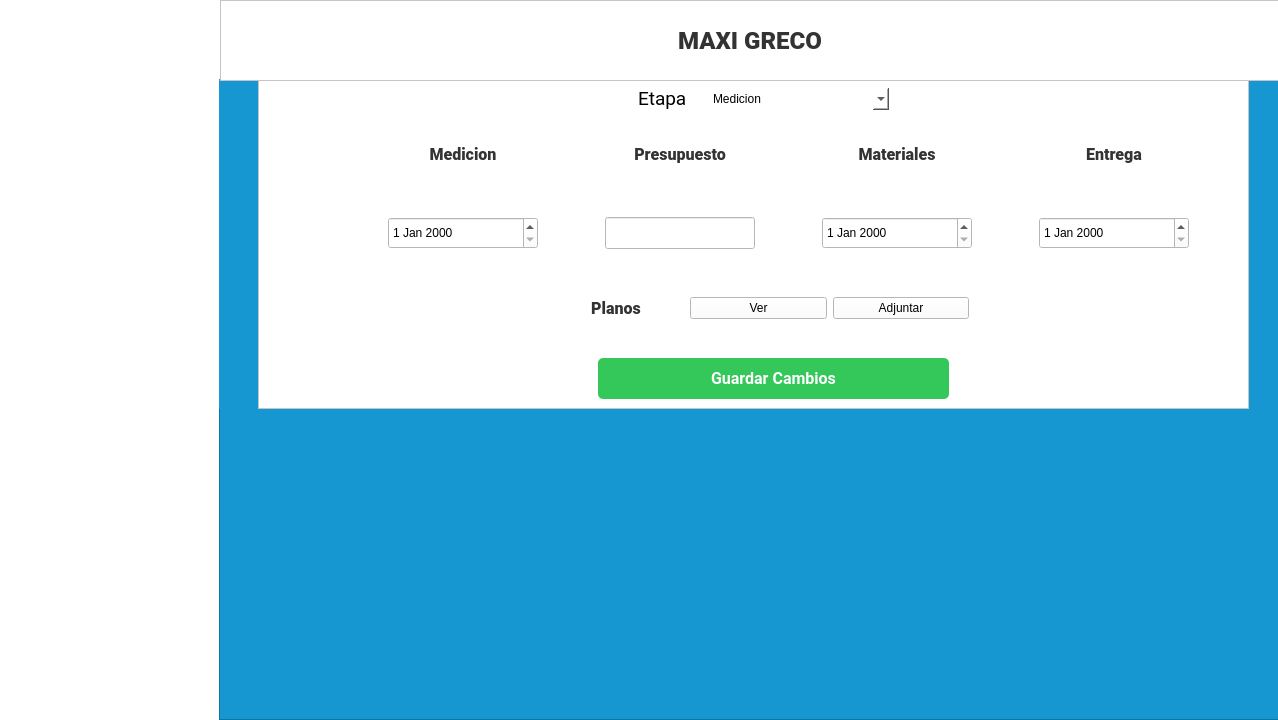
<?xml version="1.0" encoding="UTF-8"?>
<ui version="4.0">
 <class>MainWindow</class>
 <widget class="QMainWindow" name="MainWindow">
  <property name="geometry">
   <rect>
    <x>0</x>
    <y>0</y>
    <width>1278</width>
    <height>720</height>
   </rect>
  </property>
  <property name="windowTitle">
   <string>MainWindow</string>
  </property>
  <widget class="QWidget" name="centralwidget">
   <widget class="QWidget" name="sidePanel" native="true">
    <property name="geometry">
     <rect>
      <x>-1</x>
      <y>-1</y>
      <width>221</width>
      <height>721</height>
     </rect>
    </property>
    <property name="autoFillBackground">
     <bool>false</bool>
    </property>
    <property name="styleSheet">
     <string notr="true">background-color: #ffffff;
</string>
    </property>
   </widget>
   <widget class="QFrame" name="pantallaHome">
    <property name="geometry">
     <rect>
      <x>219</x>
      <y>79</y>
      <width>1061</width>
      <height>641</height>
     </rect>
    </property>
    <property name="sizePolicy">
     <sizepolicy hsizetype="Expanding" vsizetype="Expanding">
      <horstretch>0</horstretch>
      <verstretch>0</verstretch>
     </sizepolicy>
    </property>
    <property name="font">
     <font>
      <family>Roboto</family>
     </font>
    </property>
    <property name="styleSheet">
     <string notr="true">background-color: #1697D1;
</string>
    </property>
    <property name="frameShape">
     <enum>QFrame::StyledPanel</enum>
    </property>
    <property name="frameShadow">
     <enum>QFrame::Raised</enum>
    </property>
    <widget class="QWidget" name="horizontalLayoutWidget">
     <property name="geometry">
      <rect>
       <x>-1</x>
       <y>-1</y>
       <width>1071</width>
       <height>331</height>
      </rect>
     </property>
     <layout class="QHBoxLayout" name="horizontalLayout_2">
      <property name="spacing">
       <number>0</number>
      </property>
      <property name="leftMargin">
       <number>40</number>
      </property>
      <property name="rightMargin">
       <number>40</number>
      </property>
      <item>
       <widget class="QFrame" name="Medicion">
        <property name="sizePolicy">
         <sizepolicy hsizetype="Preferred" vsizetype="Expanding">
          <horstretch>0</horstretch>
          <verstretch>0</verstretch>
         </sizepolicy>
        </property>
        <property name="font">
         <font>
          <family>Roboto</family>
         </font>
        </property>
        <property name="styleSheet">
         <string notr="true">background-color: #ffffff;
</string>
        </property>
        <property name="frameShape">
         <enum>QFrame::StyledPanel</enum>
        </property>
        <property name="frameShadow">
         <enum>QFrame::Raised</enum>
        </property>
        <widget class="QComboBox" name="comboBox">
         <property name="geometry">
          <rect>
           <x>450</x>
           <y>10</y>
           <width>181</width>
           <height>22</height>
          </rect>
         </property>
         <property name="styleSheet">
          <string notr="true">border: none;</string>
         </property>
         <property name="editable">
          <bool>false</bool>
         </property>
         <property name="currentText">
          <string>Medicion</string>
         </property>
         <property name="maxCount">
          <number>2147483640</number>
         </property>
         <property name="modelColumn">
          <number>0</number>
         </property>
         <item>
          <property name="text">
           <string>Medicion</string>
          </property>
         </item>
         <item>
          <property name="text">
           <string>Presupuesto</string>
          </property>
         </item>
         <item>
          <property name="text">
           <string>Materiales</string>
          </property>
         </item>
         <item>
          <property name="text">
           <string>Entrega</string>
          </property>
         </item>
         <item>
          <property name="text">
           <string>Terminado</string>
          </property>
         </item>
        </widget>
        <widget class="QLabel" name="label">
         <property name="geometry">
          <rect>
           <x>380</x>
           <y>10</y>
           <width>61</width>
           <height>21</height>
          </rect>
         </property>
         <property name="font">
          <font>
           <family>Roboto</family>
           <pointsize>14</pointsize>
           <weight>50</weight>
           <bold>false</bold>
          </font>
         </property>
         <property name="text">
          <string>Etapa</string>
         </property>
        </widget>
        <widget class="QWidget" name="verticalLayoutWidget">
         <property name="geometry">
          <rect>
           <x>130</x>
           <y>40</y>
           <width>801</width>
           <height>151</height>
          </rect>
         </property>
         <layout class="QVBoxLayout" name="verticalLayout">
          <item>
           <layout class="QHBoxLayout" name="horizontalLayout_6">
            <property name="spacing">
             <number>67</number>
            </property>
            <item>
             <widget class="QLabel" name="label_4">
              <property name="font">
               <font>
                <family>Roboto</family>
                <pointsize>-1</pointsize>
                <weight>99</weight>
                <bold>true</bold>
               </font>
              </property>
              <property name="styleSheet">
               <string notr="true">QLabel {
    font-family: &quot;Roboto&quot;;
    font-weight: 900; /* Semibold */
    font-size: 16px;
    color: #333333; /* Color de texto */
}
</string>
              </property>
              <property name="text">
               <string>Medicion</string>
              </property>
              <property name="alignment">
               <set>Qt::AlignCenter</set>
              </property>
             </widget>
            </item>
            <item>
             <widget class="QLabel" name="label_6">
              <property name="font">
               <font>
                <family>Roboto</family>
                <pointsize>-1</pointsize>
                <weight>99</weight>
                <bold>true</bold>
               </font>
              </property>
              <property name="styleSheet">
               <string notr="true">QLabel {
    font-family: &quot;Roboto&quot;;
    font-weight: 900; /* Semibold */
    font-size: 16px;
    color: #333333; /* Color de texto */
}
</string>
              </property>
              <property name="text">
               <string>Presupuesto</string>
              </property>
              <property name="alignment">
               <set>Qt::AlignCenter</set>
              </property>
             </widget>
            </item>
            <item>
             <widget class="QLabel" name="label_7">
              <property name="font">
               <font>
                <family>Roboto</family>
                <pointsize>-1</pointsize>
                <weight>99</weight>
                <bold>true</bold>
               </font>
              </property>
              <property name="styleSheet">
               <string notr="true">QLabel {
    font-family: &quot;Roboto&quot;;
    font-weight: 900; /* Semibold */
    font-size: 16px;
    color: #333333; /* Color de texto */
}
</string>
              </property>
              <property name="text">
               <string>Materiales</string>
              </property>
              <property name="alignment">
               <set>Qt::AlignCenter</set>
              </property>
             </widget>
            </item>
            <item>
             <widget class="QLabel" name="label_5">
              <property name="font">
               <font>
                <family>Roboto</family>
                <pointsize>-1</pointsize>
                <weight>99</weight>
                <bold>true</bold>
               </font>
              </property>
              <property name="styleSheet">
               <string notr="true">QLabel {
    font-family: &quot;Roboto&quot;;
    font-weight: 900; /* Semibold */
    font-size: 16px;
    color: #333333; /* Color de texto */
}
</string>
              </property>
              <property name="text">
               <string>Entrega</string>
              </property>
              <property name="alignment">
               <set>Qt::AlignCenter</set>
              </property>
             </widget>
            </item>
           </layout>
          </item>
          <item>
           <layout class="QHBoxLayout" name="horizontalLayout_3">
            <property name="spacing">
             <number>67</number>
            </property>
            <property name="leftMargin">
             <number>0</number>
            </property>
            <property name="topMargin">
             <number>20</number>
            </property>
            <property name="bottomMargin">
             <number>20</number>
            </property>
            <item>
             <widget class="QDateEdit" name="dateEdit">
              <property name="sizePolicy">
               <sizepolicy hsizetype="Expanding" vsizetype="Preferred">
                <horstretch>0</horstretch>
                <verstretch>0</verstretch>
               </sizepolicy>
              </property>
             </widget>
            </item>
            <item>
             <widget class="QLineEdit" name="lineEdit_11">
              <property name="sizePolicy">
               <sizepolicy hsizetype="Expanding" vsizetype="Preferred">
                <horstretch>0</horstretch>
                <verstretch>0</verstretch>
               </sizepolicy>
              </property>
              <property name="alignment">
               <set>Qt::AlignCenter</set>
              </property>
             </widget>
            </item>
            <item>
             <widget class="QDateEdit" name="dateEdit_3">
              <property name="sizePolicy">
               <sizepolicy hsizetype="Expanding" vsizetype="Preferred">
                <horstretch>0</horstretch>
                <verstretch>0</verstretch>
               </sizepolicy>
              </property>
             </widget>
            </item>
            <item>
             <widget class="QDateEdit" name="dateEdit_2">
              <property name="sizePolicy">
               <sizepolicy hsizetype="Expanding" vsizetype="Preferred">
                <horstretch>0</horstretch>
                <verstretch>0</verstretch>
               </sizepolicy>
              </property>
             </widget>
            </item>
           </layout>
          </item>
         </layout>
        </widget>
        <widget class="QLabel" name="label_3">
         <property name="geometry">
          <rect>
           <x>930</x>
           <y>50</y>
           <width>51</width>
           <height>51</height>
          </rect>
         </property>
         <property name="styleSheet">
          <string notr="true"/>
         </property>
         <property name="text">
          <string/>
         </property>
         <property name="pixmap">
          <pixmap>../../../../../../Downloads/proceso.png</pixmap>
         </property>
         <property name="scaledContents">
          <bool>true</bool>
         </property>
        </widget>
        <widget class="QWidget" name="horizontalLayoutWidget_6">
         <property name="geometry">
          <rect>
           <x>290</x>
           <y>190</y>
           <width>421</width>
           <height>80</height>
          </rect>
         </property>
         <layout class="QHBoxLayout" name="horizontalLayout_8">
          <item>
           <widget class="QLabel" name="label_8">
            <property name="font">
             <font>
              <family>Roboto</family>
              <pointsize>-1</pointsize>
              <weight>99</weight>
              <bold>true</bold>
             </font>
            </property>
            <property name="styleSheet">
             <string notr="true">QLabel {
    font-family: &quot;Roboto&quot;;
    font-weight: 900; /* Semibold */
    font-size: 16px;
    color: #333333; /* Color de texto */
}
</string>
            </property>
            <property name="text">
             <string>Planos</string>
            </property>
            <property name="alignment">
             <set>Qt::AlignCenter</set>
            </property>
           </widget>
          </item>
          <item>
           <widget class="QPushButton" name="pushButton">
            <property name="text">
             <string>Ver</string>
            </property>
           </widget>
          </item>
          <item>
           <widget class="QPushButton" name="pushButton_2">
            <property name="text">
             <string>Adjuntar</string>
            </property>
           </widget>
          </item>
         </layout>
        </widget>
        <widget class="QPushButton" name="pushButton_3">
         <property name="geometry">
          <rect>
           <x>340</x>
           <y>280</y>
           <width>351</width>
           <height>41</height>
          </rect>
         </property>
         <property name="font">
          <font>
           <family>Roboto</family>
           <pointsize>12</pointsize>
           <weight>75</weight>
           <bold>true</bold>
          </font>
         </property>
         <property name="styleSheet">
          <string notr="true">QPushButton {
                background-color: #34C759;  /* Fondo verde */
                color: white;                /* Letras blancas */
                font-family: 'Roboto';  /* Fuente Inter */
                font-weight: 600;           /* Inter Semibold */
                padding: 10px 20px;         /* Espaciado interno */
                border-radius: 5px;         /* Bordes redondeados */
                border: none;               /* Sin borde */
            }
            QPushButton:hover {
                background-color: #2BBF48;  /* Fondo verde más oscuro cuando se pasa el mouse */
            }
</string>
         </property>
         <property name="text">
          <string>Guardar Cambios</string>
         </property>
        </widget>
       </widget>
      </item>
     </layout>
    </widget>
   </widget>
   <widget class="QFrame" name="topPanel">
    <property name="geometry">
     <rect>
      <x>220</x>
      <y>0</y>
      <width>1061</width>
      <height>81</height>
     </rect>
    </property>
    <property name="styleSheet">
     <string notr="true">background-color: #ffffff;
</string>
    </property>
    <property name="frameShape">
     <enum>QFrame::StyledPanel</enum>
    </property>
    <property name="frameShadow">
     <enum>QFrame::Raised</enum>
    </property>
    <layout class="QHBoxLayout" name="horizontalLayout">
     <item>
      <widget class="QLineEdit" name="Cliente">
       <property name="font">
        <font>
         <family>Roboto</family>
         <pointsize>-1</pointsize>
         <weight>99</weight>
         <bold>true</bold>
        </font>
       </property>
       <property name="styleSheet">
        <string notr="true">    font-family: &quot;Roboto&quot;;
    font-weight: 900; /* Semibold */
    font-size: 24px;
    color: #333333; /* Color de texto */
 border: none;</string>
       </property>
       <property name="text">
        <string>MAXI GRECO</string>
       </property>
       <property name="alignment">
        <set>Qt::AlignCenter</set>
       </property>
      </widget>
     </item>
    </layout>
   </widget>
  </widget>
 </widget>
 <resources/>
 <connections/>
</ui>
